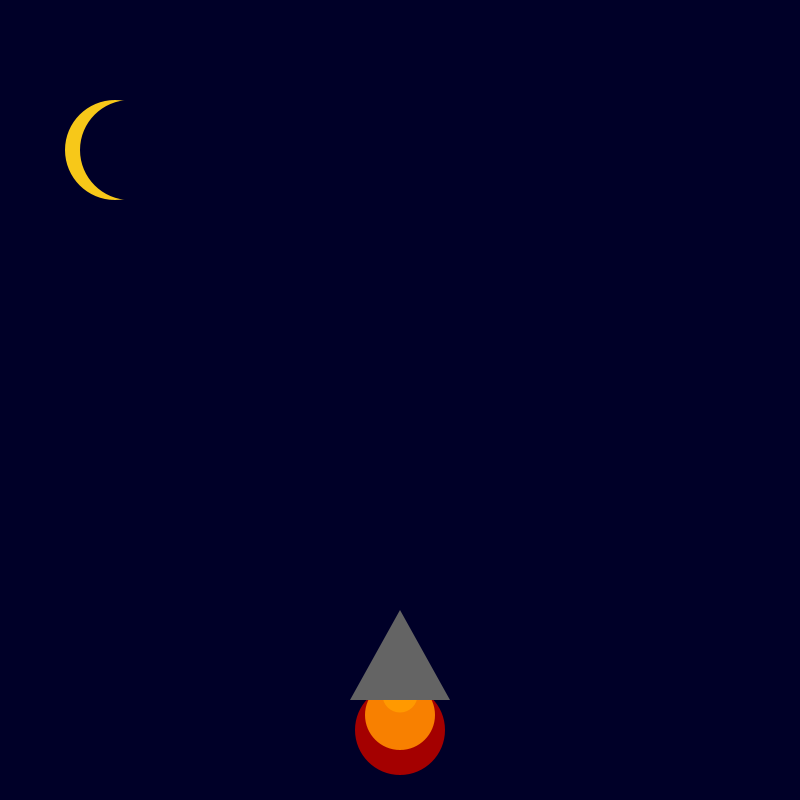
Frame 1 (no input)
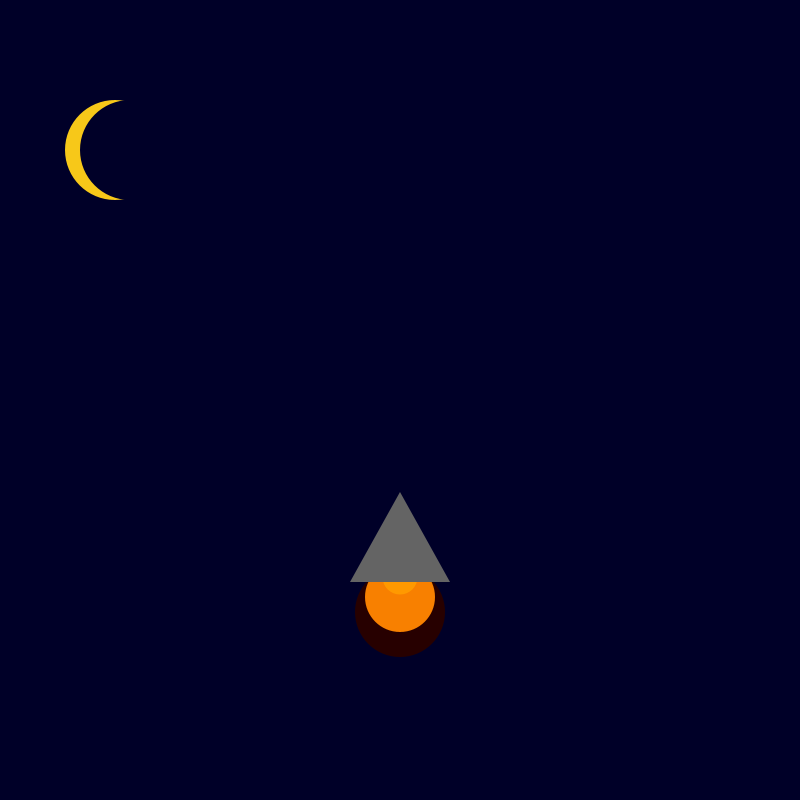
Frame 60 (the mouse pressed at the canvas centre just before this capture)
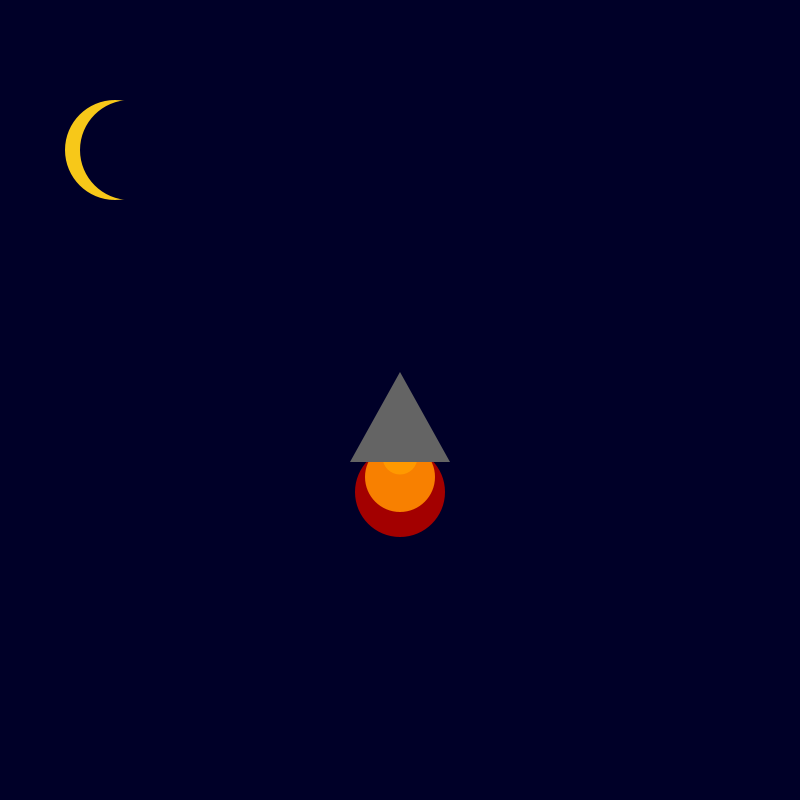
Frame 120 (the mouse held since frame 60 and released just before this capture)

The Processing sketch that drew these frames (run headless with seeded random() and noise(); from frame 60 on, the mouse is pressed at the canvas centre):

// Processing sketch: RocketShipBlastoff
// ── RocketShipBlastoff.pde
int x = 400;
int y = 600;
void setup() {
  size(800, 800);
  background(0, 0, 40); 
}

void draw() {
  background(0, 0, 40); 
  noStroke();
   fill(#F7C819);
    ellipse(115, 150, 100, 100);
   fill(0, 0, 40);
    ellipse(130, 150, 100, 100);
  fill(random(255), 0, 0);
    ellipse(x, y + 130, 90, 90);
    fill(248, 128, 0);
    ellipse(x, y + 115, 70, 70);
    fill(255, 153, 0);
    ellipse(x, y + 95, 35, 35);
    fill(100, 100, 100);
    triangle(x, y + 10, x + 50, y + 100, x - 50, y + 100);
    y = y-2;
}
